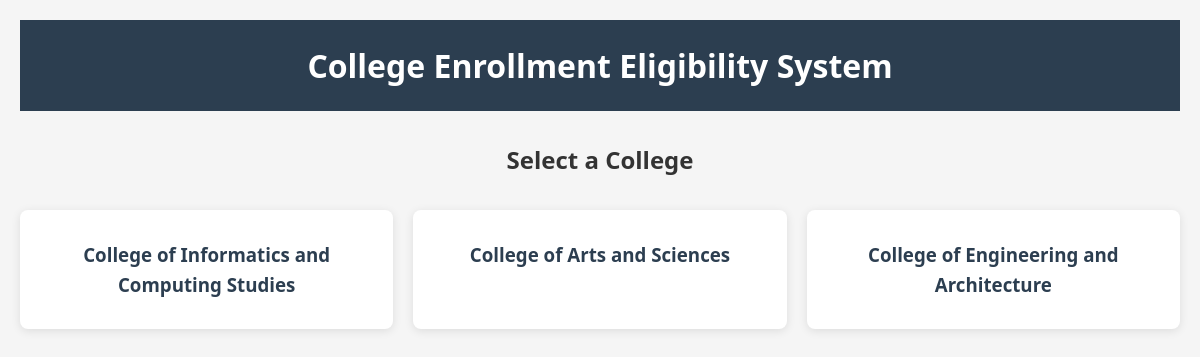
The page /admin on the database its author committed.
### models.py (models this page shows)
class College(db.Model):
    id = db.Column(db.Integer, primary_key=True)
    name = db.Column(db.String(100), unique=True, nullable=False)
    students = db.relationship('Student', backref='college', lazy=True)

### app.py (the view)
@app.route('/admin')
def admin_home():
    colleges = College.query.all()
    return render_template('admin/home.html', colleges=colleges)

### templates/admin/home.html
{% extends "base.html" %}
{% block content %}
<div class="college-selection">
    <h2>Select a College</h2>
    <div class="college-grid">
        {% for college in colleges %}
        <a href="{{ url_for('admin_student_list', college_id=college.id) }}" class="college-card">
            <h3>{{ college.name }}</h3>
        </a>
        {% endfor %}
    </div>
</div>
{% endblock %}

### static/style.css (style rules this page uses)
body { font-family: 'Segoe UI', Tahoma, Geneva, Verdana, sans-serif; line-height: 1.6; color: #333; background-color: #f5f5f5; margin: 0; padding: 0; }
.college-selection { text-align: center; }
.college-grid { display: grid; grid-template-columns: repeat(auto-fit, minmax(300px, 1fr)); gap: 20px; margin-top: 30px; }
.college-card { background-color: white; padding: 30px; border-radius: 8px; box-shadow: 0 2px 10px rgba(0, 0, 0, 0.1); text-decoration: none; color: #333; transition: transform 0.3s ease, box-shadow 0.3s ease; }
.college-card h3 { margin: 0; color: #2c3e50; }

### rows shown on the page
College: name "College of Informatics and Computing Studies"
College: name "College of Arts and Sciences"
College: name "College of Engineering and Architecture"
